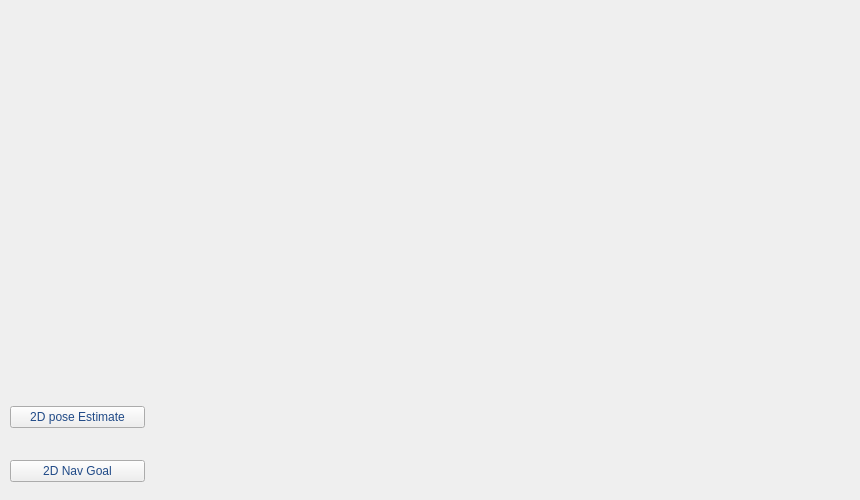
    <widget class="QWidget" name="rviz_show">
     <attribute name="title">
      <string>rviz</string>
     </attribute>
     <widget class="QWidget" name="verticalLayoutWidget">
      <property name="geometry">
       <rect>
        <x>150</x>
        <y>10</y>
        <width>701</width>
        <height>481</height>
       </rect>
      </property>
      <layout class="QVBoxLayout" name="verticalLayout_rviz"/>
     </widget>
     <widget class="QWidget" name="layoutWidget">
      <property name="geometry">
       <rect>
        <x>10</x>
        <y>400</y>
        <width>135</width>
        <height>90</height>
       </rect>
      </property>
      <layout class="QVBoxLayout" name="verticalLayout_10">
       <item>
        <widget class="QPushButton" name="button_estimate">
         <property name="styleSheet">
          <string notr="true">font: 57 12pt &quot;Ubuntu&quot;;
color: rgb(32, 74, 135);
border-bottom-color: rgb(186, 189, 182);
</string>
         </property>
         <property name="text">
          <string>2D pose Estimate</string>
         </property>
        </widget>
       </item>
       <item>
        <spacer name="horizontalSpacer_2">
         <property name="orientation">
          <enum>Qt::Horizontal</enum>
         </property>
         <property name="sizeHint" stdset="0">
          <size>
           <width>40</width>
           <height>20</height>
          </size>
         </property>
        </spacer>
       </item>
       <item>
        <widget class="QPushButton" name="button_goal">
         <property name="styleSheet">
          <string notr="true">font: 57 12pt &quot;Ubuntu&quot;;
color: rgb(32, 74, 135);
border-bottom-color: rgb(186, 189, 182);
</string>
         </property>
         <property name="text">
          <string>2D Nav Goal</string>
         </property>
        </widget>
       </item>
      </layout>
     </widget>
    </widget>
